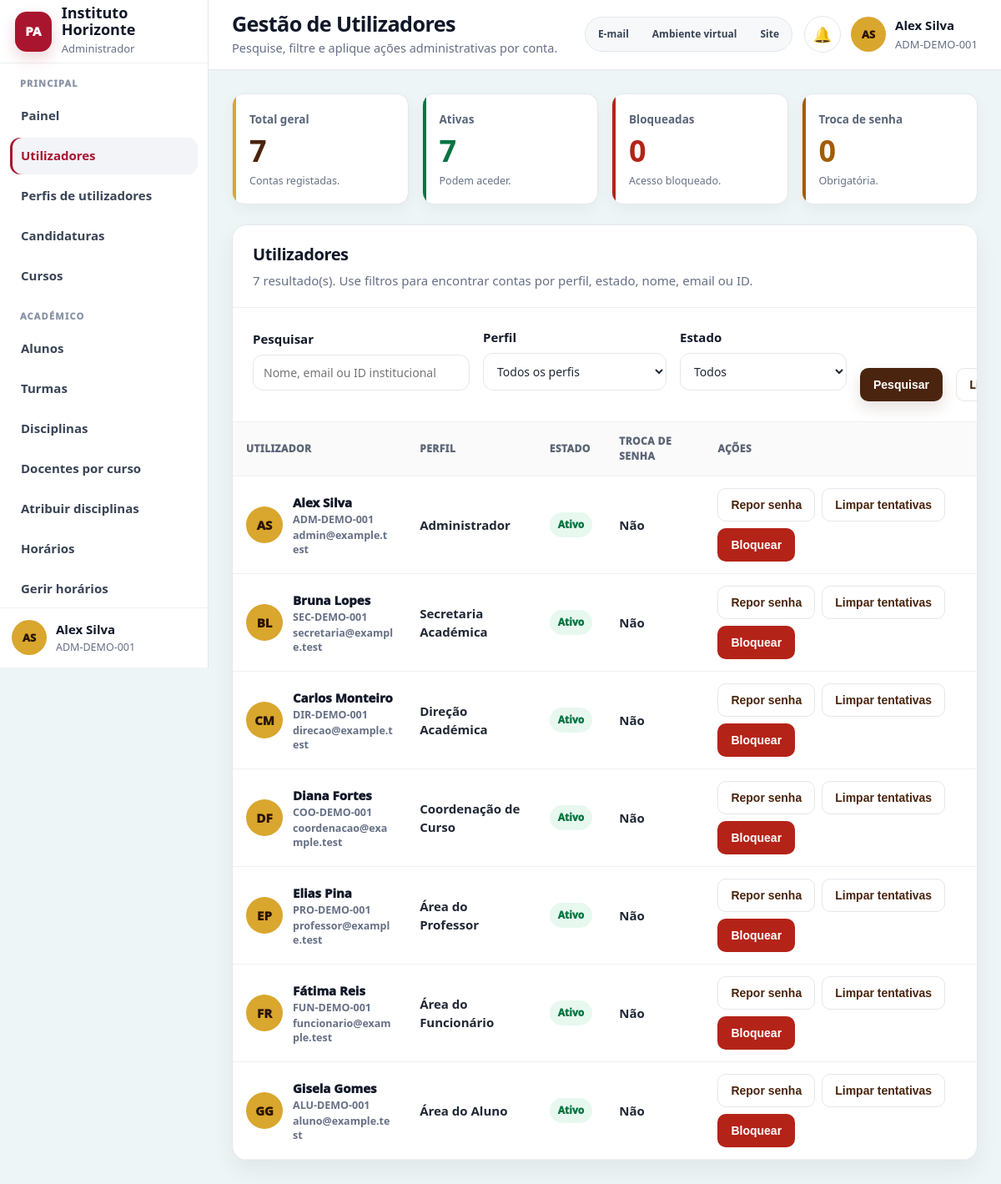
/pages/usuarios.php (signed in), run on the app's committed database.
### tables this page shows
CREATE TABLE `users` (
    `id` INT AUTO_INCREMENT PRIMARY KEY,
    `institutional_id` VARCHAR(80) NULL UNIQUE,
    `full_name` VARCHAR(180) NOT NULL,
    `email` VARCHAR(180) NOT NULL UNIQUE,
    `personal_email` VARCHAR(180) NULL,
    `phone` VARCHAR(50) NULL,
    `birth_date` DATE NULL,
    `document_type` VARCHAR(80) NULL,
    `document_number` VARCHAR(100) NULL,
    `address` TEXT NULL,
    `password_hash` VARCHAR(255) NOT NULL,
    `role` VARCHAR(50) NULL,
    `roles` TEXT NULL,
    `status` VARCHAR(30) NOT NULL DEFAULT 'active',
    `is_active` TINYINT(1) NOT NULL DEFAULT 1,
    `must_change_password` TINYINT(1) NOT NULL DEFAULT 0,
    `profile_photo` VARCHAR(255) NULL,
    `identity_document_file` VARCHAR(255) NULL,
    `last_login_at` DATETIME NULL,
    `created_at` DATETIME NOT NULL DEFAULT CURRENT_TIMESTAMP,
    `updated_at` DATETIME NULL DEFAULT NULL ON UPDATE CURRENT_TIMESTAMP,
    INDEX `idx_users_institutional_id` (`institutional_id`),
    INDEX `idx_users_email` (`email`),
    INDEX `idx_users_role` (`role`),
    INDEX `idx_users_status` (`status`)
);

### pages/usuarios.php (the view, shortened to what the rows shown need)
<?php
require_once __DIR__ . '/../includes/portal_layout.php';
$where = [];
$params = [];
$whereSql = $where ? 'WHERE ' . implode(' AND ', $where) : '';
$users = portal_rows($pdo, "SELECT * FROM users {$whereSql} ORDER BY full_name ASC LIMIT 250", $params);
portal_layout_start('usuarios', 'Gestão de Utilizadores', 'Pesquise, filtre e aplique ações administrativas por conta.', 'admin');
?>
<div class="ui-panel">
    <div class="ui-panel-header">
        <div>
            <h2>Utilizadores</h2>
        </div>
    </div>
    <div class="ui-table-wrap">
        <table class="ui-table">
            <thead><tr><th>Utilizador</th><th>Perfil</th><th>Estado</th><th>Troca de senha</th><th>Ações</th></tr></thead>
            <tbody>
                <?php foreach($users as $u): ?>
                    <tr>
                        <td><div class="ui-person"><div class="ui-person-avatar"><?= e(portal_initials_safe($u['full_name'] ?? '')); ?></div><div><strong><?= e($u['full_name'] ?? '-'); ?></strong><small><?= e($u['institutional_id'] ?? '-'); ?></small><small><?= e($u['email'] ?? '-'); ?></small></div></div></td>
                        <td><strong><?= e(portal_role_label((string)($u['role'] ?? portal_user_role($u)))); ?></strong></td>
                        <td><span class="ui-badge <?= e(portal_badge_class($u['status'] ?? '')); ?>"><?= e(portal_label_status($u['status'] ?? '')); ?></span></td>
                        <td><?= ((int)($u['must_change_password'] ?? 0) === 1) ? 'Sim' : 'Não'; ?></td>
                        <td>
                            <form method="POST" action="<?= e(APP_URL); ?>/actions/gerir_usuario.php" class="ui-actions" style="gap:8px;">
                                <button class="ui-btn ui-btn-ghost" name="acao" value="reset_password">Repor senha</button>
                                <button class="ui-btn ui-btn-ghost" name="acao" value="clear_attempts">Limpar tentativas</button>
                                <?php if (($u['status'] ?? '') === 'blocked'): ?>
                                    <button class="ui-btn ui-btn-secondary" name="acao" value="activate">Ativar</button>
                                <?php else: ?>
                                    <button class="ui-btn ui-btn-danger" name="acao" value="block">Bloquear</button>
                                <?php endif; ?>
                            </form>
                        </td>
                    </tr>
                <?php endforeach; ?>
            </tbody>
        </table>
    </div>
</div>
<?php portal_layout_end(); ?>

### includes/portal_layout.php (shortened to what the rows shown need)
<?php
require_once __DIR__ . '/auth.php';
require_once __DIR__ . '/portal_ui_helpers.php';
if (file_exists(__DIR__ . '/notification_widget.php')) {
    require_once __DIR__ . '/notification_widget.php';
}
if (!function_exists('portal_initials')) {
    function portal_initials(string $name): string
    {
        return portal_initials_safe($name);
    }
}
if (!function_exists('portal_role_label')) {
    function portal_role_label(string $role): string
    {
        return [
            'admin' => 'Administrador',
            'secretaria' => 'Secretaria Académica',
            'direcao' => 'Direção Académica',
            'coordenador' => 'Coordenação de Curso',
            'professor' => 'Área do Professor',
            'funcionario' => 'Área do Funcionário',
            'aluno' => 'Área do Aluno',
        ][$role] ?? 'Portal Académico';
    }
}
if (!function_exists('portal_user_photo_url')) {
    function portal_user_photo_url(array $user): string
    {
        $photo = trim((string) ($user['profile_photo'] ?? ''));
        if ($photo === '') {
            return '';
        }
        return APP_URL . '/' . ltrim($photo, '/');
    }
}
if (!function_exists('portal_avatar_html')) {
    function portal_avatar_html(array $user, string $name, string $class = 'ui-avatar-sm'): string
    {
        $photoUrl = portal_user_photo_url($user);
        return '<div class="' . e($class) . '">' . e(portal_initials($name)) . '</div>';
    }
}
if (!function_exists('portal_layout_start')) {
    function portal_layout_start(string $activeMenu, string $title, string $subtitle = '', ?string $forcedRole = null): void
    {
        $user = current_user();
        global $pdo;
        if (isset($pdo) && $pdo instanceof PDO && function_exists('portal_one')) {
            $freshUser = portal_one($pdo, "SELECT * FROM users WHERE id = ? LIMIT 1", [(int) ($user['id'] ?? 0)]);
            if ($freshUser) {
                $user = array_merge($user, $freshUser);
            }
        }
        $userName = (string) ($user['full_name'] ?? 'Utilizador');
        $userCode = (string) ($user['institutional_id'] ?? '');
        ?>
<!DOCTYPE html>
<html lang="pt-CV">
<head>
    <link rel="stylesheet" href="<?= e(APP_URL); ?>/assets/css/portal-modern.css">
</head>
<body class="ui-body">
<div class="ui-shell">
    <aside class="ui-sidebar">
        <div class="ui-sidebar-footer">
            <div class="ui-mini-user">
                <?= portal_avatar_html($user, $userName, 'ui-avatar-sm'); ?>
                <div>
                    <strong><?= e($userName); ?></strong>
                    <span><?= e($userCode); ?></span>
                </div>
            </div>
        </div>
    </aside>
    <main class="ui-main">
        <header class="ui-topbar">
            <div>
                <h1><?= e($title); ?></h1>
            </div>
            <div class="ui-topbar-actions">
                <?php if (function_exists('render_notification_user_box')): ?>
                    <?php render_notification_user_box($user, $userCode, 'ui'); ?>
                <?php endif; ?>
            </div>
        </header>
        <section class="ui-content">
        <?php
    }
}
if (!function_exists('portal_layout_end')) {
    function portal_layout_end(): void
    {
        ?>
        </section>
    </main>
</div>
</body>
</html>
        <?php
    }
}

### includes/notification_widget.php (shortened to what the rows shown need)
<?php
if (!function_exists('notify_initials')) {
    function notify_initials(string $name): string
    {
        return function_exists('portal_initials_safe') ? portal_initials_safe($name) : 'PA';
    }
}
if (!function_exists('render_notification_user_box')) {
    function render_notification_user_box(array $user, string $subtitle = '', string $theme = 'ui'): void
    {
        $name = (string) ($user['full_name'] ?? 'Utilizador');
        $code = $subtitle !== '' ? $subtitle : (string) ($user['institutional_id'] ?? '');
        $photoUrl = function_exists('portal_user_photo_url') ? portal_user_photo_url($user) : '';
        ?>
        <div class="notification-user-area">
            <details class="notify-menu">
                <summary class="notify-trigger" aria-label="Abrir notificações" title="Notificações">
                    <span class="notify-icon" aria-hidden="true">🔔</span>
                </summary>
            </details>
            <div class="ui-user-box">
                <?php if ($photoUrl !== ''): ?>
                    <img class="ui-avatar-sm is-photo" src="<?= e($photoUrl); ?>" alt="Fotografia de perfil">
                <?php else: ?>
                    <div class="ui-avatar-sm"><?= e(notify_initials($name)); ?></div>
                <?php endif; ?>
                <div>
                    <strong><?= e($name); ?></strong>
                    <span><?= e($code); ?></span>
                </div>
            </div>
        </div>
        <?php
    }
}

### data on the page
users: full_name "AS", full_name "Alex Silva", institutional "ADM-DEMO-001", email "admin@example.test", role "Administrador", status "Ativo", must_change_password "Não", shows "Bloquear"
users: full_name "BL", full_name "Bruna Lopes", institutional "SEC-DEMO-001", email "secretaria@example.test", role "Secretaria Académica", status "Ativo", must_change_password "Não", shows "Bloquear"
users: full_name "CM", full_name "Carlos Monteiro", institutional "DIR-DEMO-001", email "direcao@example.test", role "Direção Académica", status "Ativo", must_change_password "Não", shows "Bloquear"
users: full_name "DF", full_name "Diana Fortes", institutional "COO-DEMO-001", email "coordenacao@example.test", role "Coordenação de Curso", status "Ativo", must_change_password "Não", shows "Bloquear"
users: full_name "EP", full_name "Elias Pina", institutional "PRO-DEMO-001", email "professor@example.test", role "Área do Professor", status "Ativo", must_change_password "Não", shows "Bloquear"
users: full_name "FR", full_name "Fátima Reis", institutional "FUN-DEMO-001", email "funcionario@example.test", role "Área do Funcionário", status "Ativo", must_change_password "Não", shows "Bloquear"
users: full_name "GG", full_name "Gisela Gomes", institutional "ALU-DEMO-001", email "aluno@example.test", role "Área do Aluno", status "Ativo", must_change_password "Não", shows "Bloquear"

### other printed values
$roleLabel "Administrador"
portal_section_label($section) "PRINCIPAL"
$item['label'] "Painel"
$item['label'] "Utilizadores"
$item['label'] "Perfis de utilizadores"
$item['label'] "Candidaturas"
$item['label'] "Cursos"
portal_section_label($section) "ACADÉMICO"
$item['label'] "Alunos"
$item['label'] "Turmas"
$item['label'] "Disciplinas"
$item['label'] "Docentes por curso"
$item['label'] "Atribuir disciplinas"
$item['label'] "Horários"
$item['label'] "Gerir horários"
